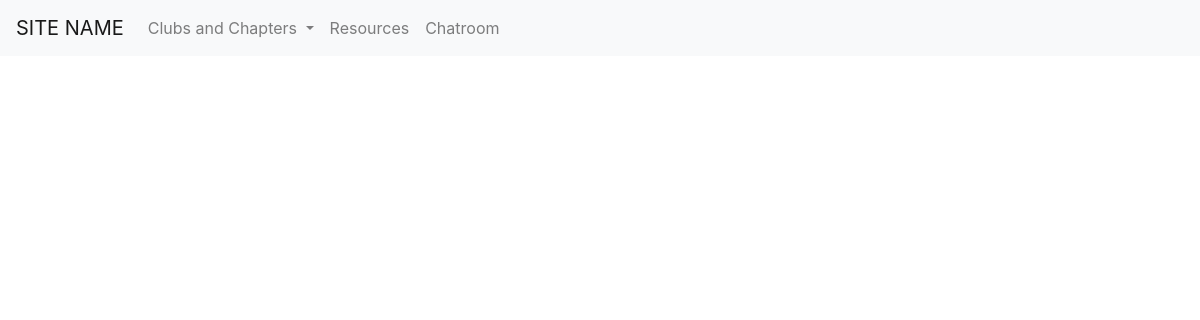
The page /clubs/events/ on the database as committed earlier.
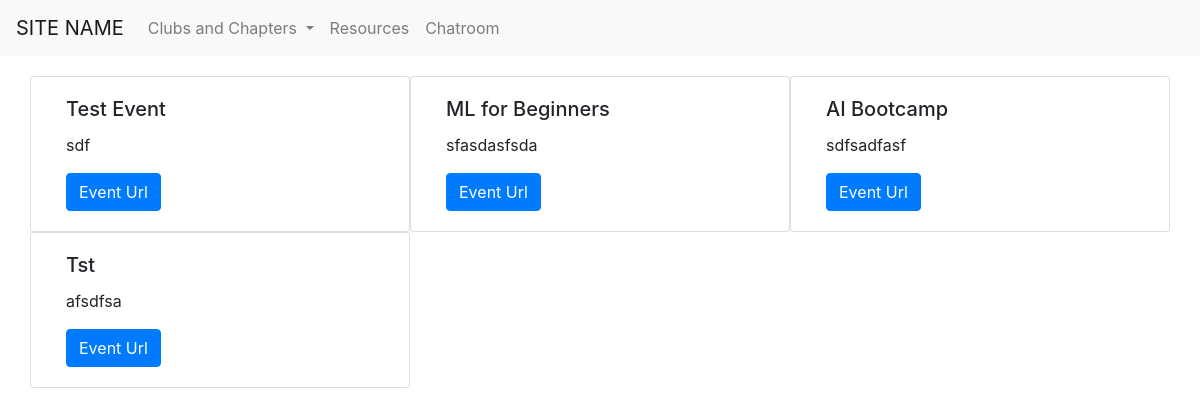
The same page on the database as committed later.
### clubs/models.py (models this page shows)
class ClubEvent(models.Model):
    club_name       = models.ForeignKey(ClubAccount, on_delete=models.CASCADE, null=True)
    event_name      = models.CharField(max_length=100 ,default='', null=False, primary_key=True)
    event_desc      = models.TextField(default='', max_length=1000, null=True)
    event_poster    = models.ImageField(upload_to=path_and_rename_events, default='', null=True, storage=gd_storage)
    poster_url      = models.URLField(default='', null=True, blank=True)
    event_url       = models.URLField(default='', null=True)
    def __str__(self):
        return (str(self.event_name) + " -- " + str(self.club_name))

### clubs/views.py (the view)
# urls.py: path('events/', views.events, name='events')
def events(request):
    instance = ClubEvent.objects.all()
    param = {'objects': instance}
    print(instance)
    return render(request, 'clubs/events.html',param)

### clubs/models.py (called while the page is built)
    def __str__(self):
        return self.club_name

### clubs/templates/clubs/events.html (shortened to what this page needs)
<!doctype html>
<html lang="en">
<head>
    <link rel="stylesheet" href="https://stackpath.bootstrapcdn.com/bootstrap/4.5.0/css/bootstrap.min.css"
>
</head>
<body>
    <nav class="navbar navbar-expand-lg navbar-light bg-light sticky-top">
        <a class=" navbar-brand" href="/">SITE NAME</a>
        <div class="collapse navbar-collapse" id="navbarSupportedContent">
            <ul class="navbar-nav mr-auto">
                <li class="nav-item dropdown">
                    <a class="nav-link dropdown-toggle" href="#" id="navbarDropdown" role="button"
                        data-toggle="dropdown" aria-haspopup="true" aria-expanded="false">
                        Clubs and Chapters
                    </a>
                </li>
                <li class="nav-item">
                    <a class="nav-link" href="/resources/">Resources</a>
                </li>
                <li class="nav-item">
                    <a class="nav-link" href="/chatroom/">Chatroom</a>
                </li>
            </ul>
        </div>
    </nav>
    <div class="container box">
        <div class='row'>
            {% for i in objects %}
            <div class="card col-sm-4 " style="width: 18rem;">
                <div class="card-body">
                  <h5 class="card-title">{{i.event_name}}</h5>
                  <p class="card-text">{{i.event_desc}}</p>
                  <a href="{{i.event_url}}" class="btn btn-primary">Event Url</a>
                </div>
              </div>
              {% if forloop.counter|divisibleby:3 %}
              </div>
              <div class='row'>
                {% endif %}
            {% endfor %}
            </div>
    </div>
</body>
</html>

### clubs/templates/clubs/events.html (style rules this page uses)
.collapse { transition-delay: 1s; }
.box { margin:20px auto 10px auto; }

Rows that differ between the two databases and show on the page:
added ClubEvent: event_name "Test Event", event_desc "sdf"
added ClubEvent: event_name "ML for Beginners", event_desc "sfasdasfsda"
added ClubEvent: event_name "AI Bootcamp", event_desc "sdfsadfasf"
added ClubEvent: event_name "Tst", event_desc "afsdfsa"
